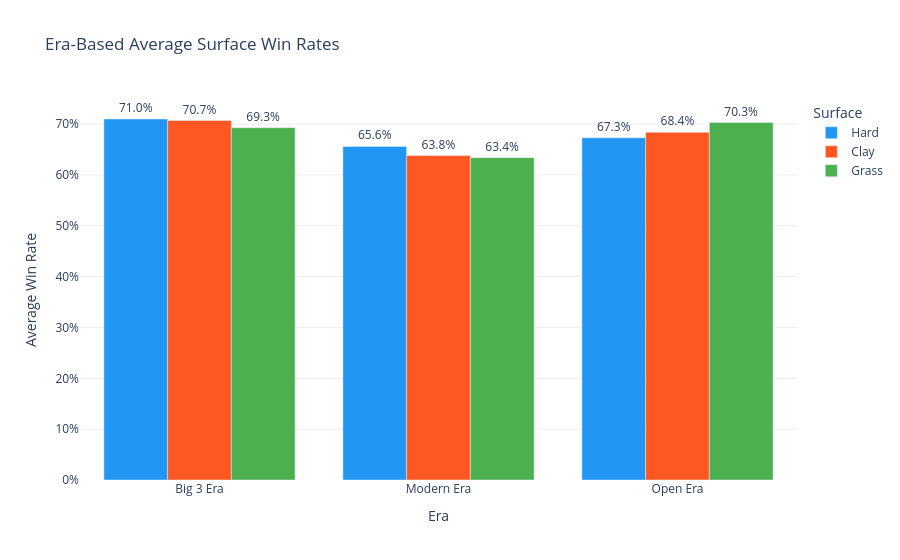

The notebook cell saved with this chart:
### Code cell
era_surface = (
    gs_players
    .groupby("era")[["hard_win_pct", "clay_win_pct", "grass_win_pct"]]
    .mean()
    .round(3)
    .reset_index()
)
print(era_surface.to_string(index=False))

era_long = era_surface.melt(id_vars="era", var_name="surface", value_name="avg_win_pct")
era_long["surface"] = era_long["surface"].str.replace("_win_pct", "").str.capitalize()

fig = px.bar(
    era_long,
    x="era",
    y="avg_win_pct",
    color="surface",
    barmode="group",
    title="Era-Based Average Surface Win Rates",
    labels={"avg_win_pct": "Average Win Rate", "era": "Era", "surface": "Surface"},
    color_discrete_map={"Hard": "#2196F3", "Clay": "#FF5722", "Grass": "#4CAF50"},
    category_orders={"surface": ["Hard", "Clay", "Grass"]},
    text_auto=".1%",
)
fig.update_layout(
    yaxis_tickformat=".0%",
    plot_bgcolor="white",
    yaxis=dict(gridcolor="#eeeeee"),
)
fig.update_traces(textposition="outside")
fig.show()

### Figure 1 — Plotly figure (JSON) as saved in the notebook; plotly's stock layout.template omitted (floating-point values rounded to 4 significant figures)
{"data": [{"alignmentgroup": "True", "hovertemplate": "Surface=Hard<br>Era=%{x}<br>Average Win Rate=%{y}<extra></extra>", "legendgroup": "Hard", "marker": {"color": "#2196F3", "pattern": {"shape": ""}}, "name": "Hard", "offsetgroup": "Hard", "orientation": "v", "showlegend": true, "textposition": "outside", "texttemplate": "%{y:.1%}", "type": "bar", "x": ["Big 3 Era", "Modern Era", "Open Era"], "xaxis": "x", "y": [0.71, 0.656, 0.673], "yaxis": "y"}, {"alignmentgroup": "True", "hovertemplate": "Surface=Clay<br>Era=%{x}<br>Average Win Rate=%{y}<extra></extra>", "legendgroup": "Clay", "marker": {"color": "#FF5722", "pattern": {"shape": ""}}, "name": "Clay", "offsetgroup": "Clay", "orientation": "v", "showlegend": true, "textposition": "outside", "texttemplate": "%{y:.1%}", "type": "bar", "x": ["Big 3 Era", "Modern Era", "Open Era"], "xaxis": "x", "y": [0.707, 0.638, 0.684], "yaxis": "y"}, {"alignmentgroup": "True", "hovertemplate": "Surface=Grass<br>Era=%{x}<br>Average Win Rate=%{y}<extra></extra>", "legendgroup": "Grass", "marker": {"color": "#4CAF50", "pattern": {"shape": ""}}, "name": "Grass", "offsetgroup": "Grass", "orientation": "v", "showlegend": true, "textposition": "outside", "texttemplate": "%{y:.1%}", "type": "bar", "x": ["Big 3 Era", "Modern Era", "Open Era"], "xaxis": "x", "y": [0.693, 0.634, 0.703], "yaxis": "y"}], "layout": {"barmode": "group", "legend": {"title": {"text": "Surface"}, "tracegroupgap": 0}, "plot_bgcolor": "white", "title": {"text": "Era-Based Average Surface Win Rates"}, "xaxis": {"anchor": "y", "domain": [0, 1], "title": {"text": "Era"}}, "yaxis": {"anchor": "x", "domain": [0, 1], "gridcolor": "#eeeeee", "tickformat": ".0%", "title": {"text": "Average Win Rate"}}}}
